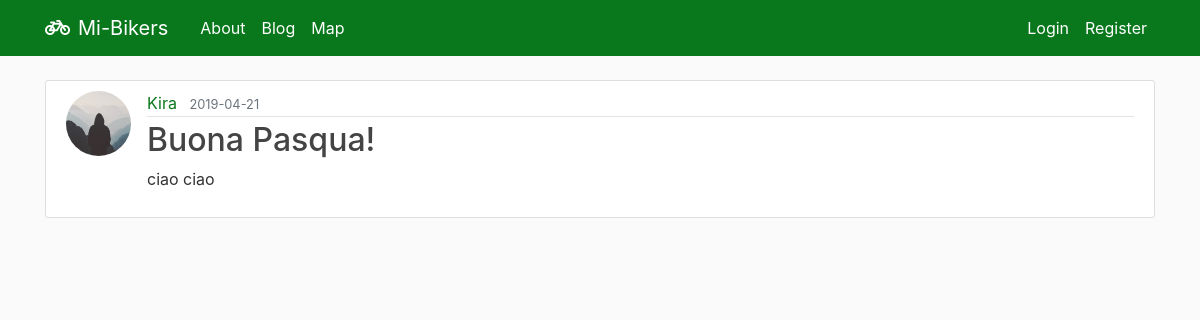
Page /post/7 on the committed database.
### flaskblog/models.py (models this page shows, shortened)
class User(db.Model, UserMixin):
    id = db.Column(db.Integer, primary_key=True)
    username = db.Column(db.String(20), unique=True, nullable=False)
    email = db.Column(db.String(120), unique=True, nullable=False)
    image_file = db.Column(db.String(20), nullable=False, default='default.jpg')
    password = db.Column(db.String(60), nullable=False)
    posts = db.relationship('Post', backref='author', lazy=True)

class Post(db.Model):
    id = db.Column(db.Integer, primary_key=True)
    title = db.Column(db.String(100), nullable=False)
    date_posted = db.Column(db.DateTime, nullable=False, default=datetime.utcnow)
    content = db.Column(db.Text, nullable=False)
    user_id = db.Column(db.Integer, db.ForeignKey('user.id'), nullable=False)

### flaskblog/posts/routes.py (the view)
@posts.route("/post/<int:post_id>")
def post(post_id):
    post = Post.query.get_or_404(post_id)
    return render_template('post.html', title=post.title, post=post)

### flaskblog/templates/post.html (shortened to what this page needs)
{% extends "layout.html" %}
{% block content %}
  <article class="media content-section">
    <img class="rounded-circle article-img" src="{{ url_for('static', filename='profile_pics/' + post.author.image_file) }}">
    <div class="media-body">
      <div class="article-metadata">
        <a class="mr-2" href="{{ url_for('users.user_posts', username=post.author.username) }}">{{ post.author.username }}</a>
        <small class="text-muted">{{ post.date_posted.strftime('%Y-%m-%d') }}</small>
      </div>
      <h2 class="article-title">{{ post.title }}</h2>
      <p class="article-content">{{ post.content }}</p>
    </div>
  </article>
{% endblock content %}

### flaskblog/static/css/main.css (style rules this page uses)
body { background: #fafafa; color: #333333; margin-top: 3.5rem; }
a { color: rgb(9, 119, 27); text-decoration: none; background-color: transparent; }
h1, h2, h3, h4, h5, h6 { color: #ff6347; }
.content-section { background: #ffffff; padding: 10px 20px; border: 1px solid #dddddd; border-radius: 3px; margin-bottom: 20px; }
.article-title { color: #444444; }
.article-content { white-space: pre-line; }
.article-img { height: 65px; width: 65px; margin-right: 16px; }
.article-metadata { padding-bottom: 1px; margin-bottom: 4px; border-bottom: 1px solid #e3e3e3 }

### rows in the picture
User: image_file (placeholder picture), author.username "Kira"
Post: date_posted "2019-04-21", title "Buona Pasqua!", content "ciao ciao"
